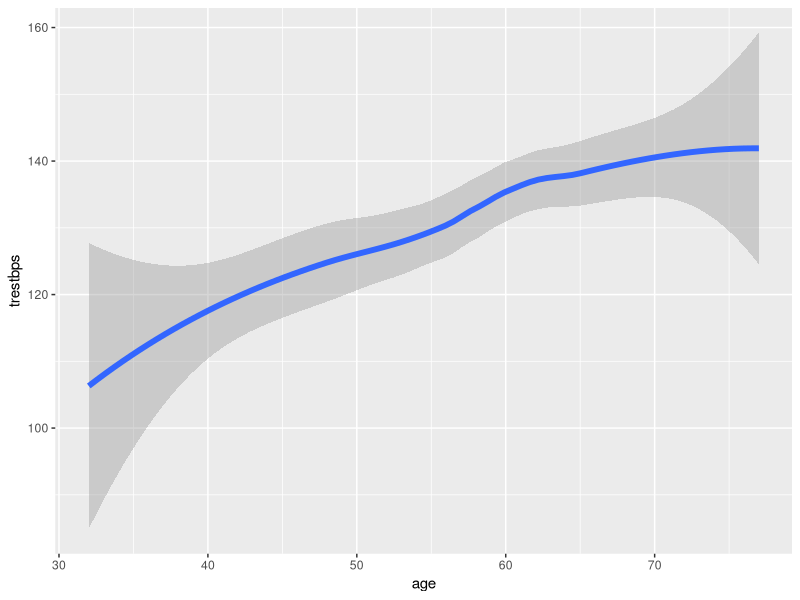
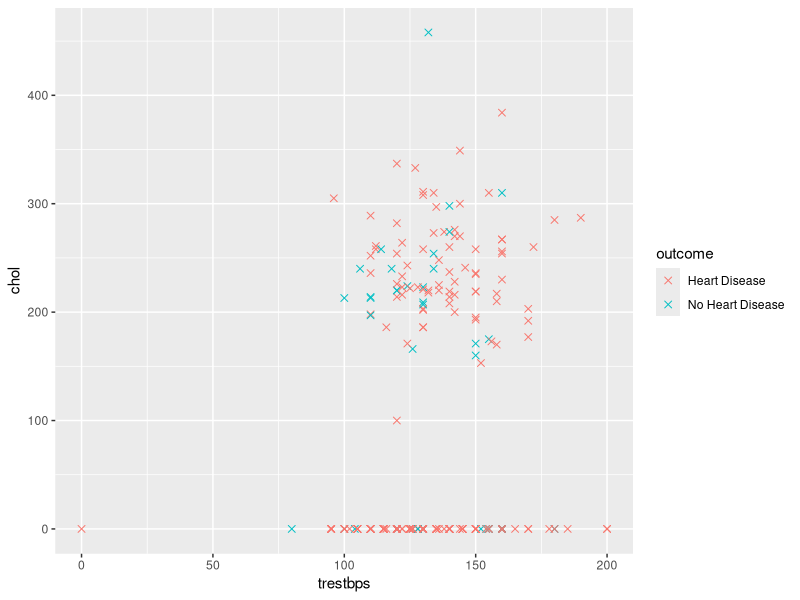
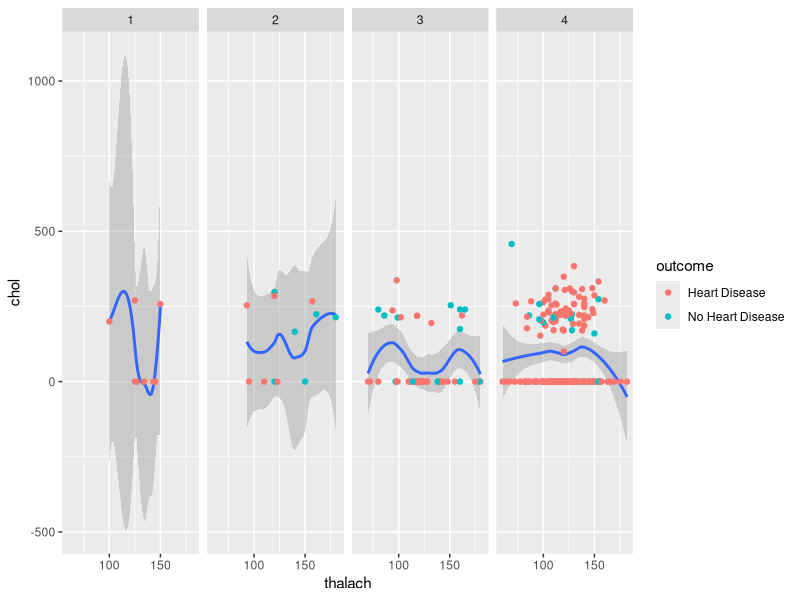
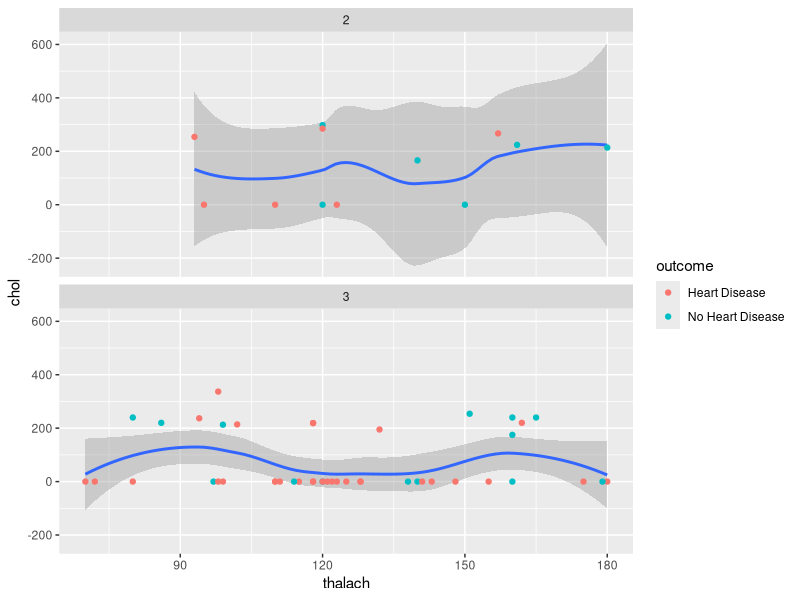
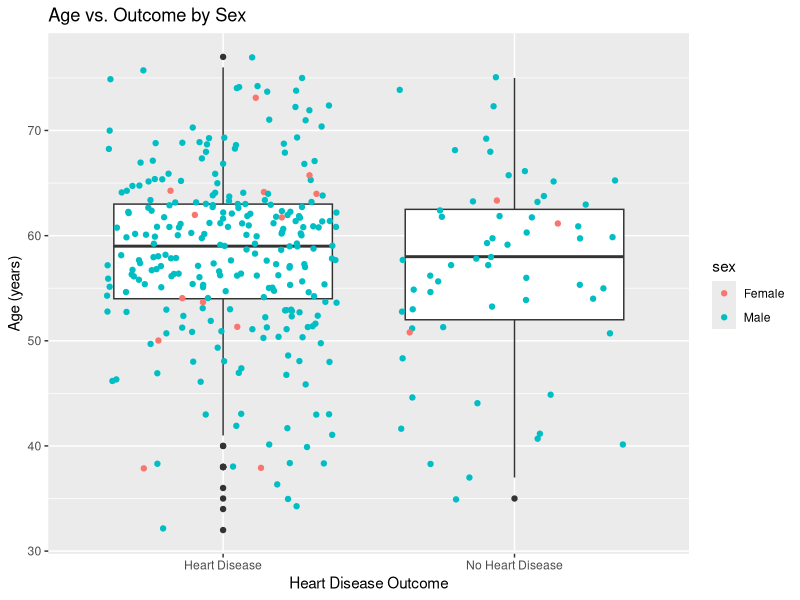
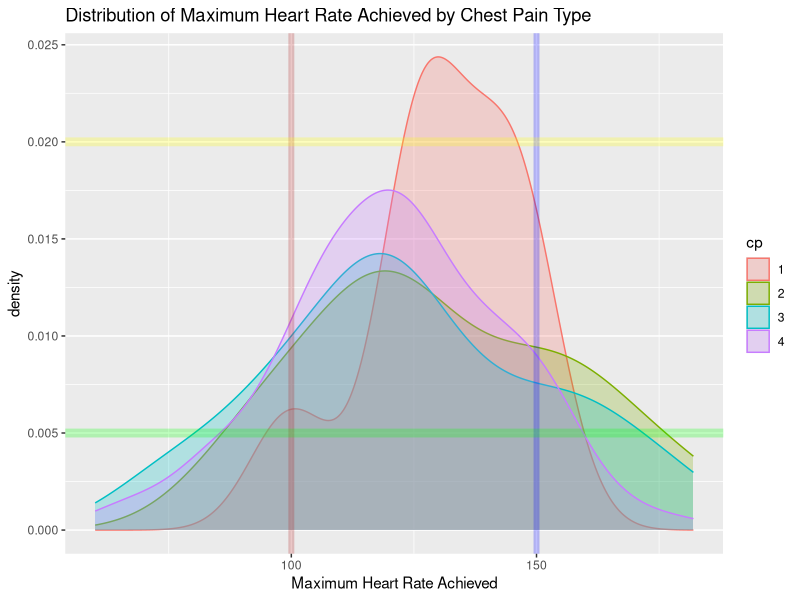

Recreate these plots in R, in order. (Note: this script raises an error after producing the figures.)
## ---- chunk 1
knitr::opts_chunk$set(echo = TRUE)
## ---- chunk 2
library(tidyverse)
hd <- read_csv("Data/heart_disease.csv")
## ---- chunk 3
p <- ggplot(hd, aes(x = age, y = trestbps))
p + geom_smooth(size = 2)

## ---- chunk 4
p <- ggplot(hd, aes(x = trestbps, y = chol))
p + geom_point(aes(color = outcome), size = 2, pch = 4)
## ---- chunk 5
p <- ggplot(hd, aes(thalach, chol)) 
p + geom_smooth() + geom_point(aes(color = outcome)) + facet_wrap(~cp, ncol = 4)
## ---- chunk 6
p <- ggplot(filter(hd,cp > 1 & cp < 4), aes(thalach, chol)) 
p + geom_smooth() + geom_point(aes(color = outcome)) + facet_wrap(~cp, ncol = 1)
## ---- chunk 7
p <- ggplot(hd, aes(x = outcome, y = age)) 
p + geom_boxplot() + geom_jitter(aes(color = sex)) + ggtitle("Age vs. Outcome by Sex") +  xlab("Heart Disease Outcome") + ylab("Age (years)")
## ---- chunk 8
hd$cp <- as.factor(hd$cp)
p <- ggplot(hd, aes(thalach))
p + geom_density(aes(color = cp, fill = cp), alpha = 1/4) + geom_vline(xintercept = c(100, 150), size = 2, color = c("firebrick", "blue"), alpha = 1/4) + geom_hline(yintercept = c(.005, .020), size = 3, color = c("green", "yellow"), alpha = 1/4) + xlab("Maximum Heart Rate Achieved") + ggtitle("Distribution of Maximum Heart Rate Achieved by Chest Pain Type")

## ---- chunk 9
p <- ggplot(hd, aes(thalach))
p + geom_density(aes(color = cp, fill = cp)) + xlab("Maximum Heart Rate Achieved") + ggtitle("Distribution of Maximum Heart Rate Achieved by Chest Pain Type") + facet_wrap(aes(cp))
